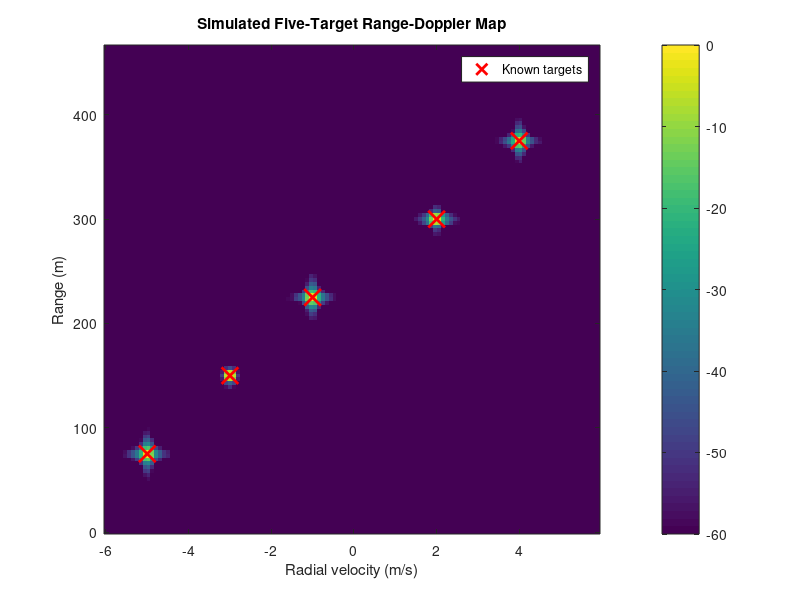

MATLAB code to generate this figure: (Note: this script raises an error after producing the figure.)
%% FiveTargetRadarEchoSimulator.m
% SARRS STUDIO
% Five-target radar echo simulation
%
% Processing:
%   1. Radar configuration
%   2. Five-target echo generation
%   3. Range FFT
%   4. Doppler FFT
%   5. Range-Doppler map
%   6. 2D CA-CFAR
%   7. Local peak detection
%   8. Physical coordinate conversion
%   9. Target validation
%
% Required file:
%   CA_CFAR_2D.m
%
% Keep CA_CFAR_2D.m in the same folder.

clc;
clear;
close all;

rng(10);

%% ============================================================
% 1. RADAR CONFIGURATION
% =============================================================

Radar = struct;

Radar.PRF        = 800;       % Pulse repetition frequency, Hz
Radar.SampleRate = 10e6;      % Fast-time sample rate, Hz
Radar.Wavelength = 0.03;      % Carrier wavelength, m
Radar.c          = 3e8;       % Speed of light, m/s

%% ============================================================
% 2. SIMULATION PARAMETERS
% =============================================================

NFastTime = 256;              % Fast-time samples per pulse
NPulses   = 128;              % Number of coherent pulses

NoiseSigma = 0.03;            % Complex noise level

%% ============================================================
% 3. FIVE TARGET DEFINITIONS
% =============================================================

TargetRanges_m = [75 150 225 300 375];

TargetVelocities_mps = [-5 -3 -1 2 4];

TargetAmplitudes = [1.00 0.95 0.90 0.85 0.80];

NumberOfTargets = numel(TargetRanges_m);

%% ============================================================
% 4. TIME AXES
% =============================================================

FastTime = ...
    (0:NFastTime-1) / Radar.SampleRate;

SlowTime = ...
    (0:NPulses-1) / Radar.PRF;

%% ============================================================
% 5. SIMPLIFIED RANGE MODEL
% ============================================================
%
% This is a simplified FMCW-like model.
% It is suitable for algorithm development and simulation.
%
% Maximum simulated range = 1.25 times the largest target range.

MaximumSimulationRange_m = ...
    1.25 * max(TargetRanges_m);

RangeBinScale_Hz_per_m = ...
    Radar.SampleRate / ...
    (2 * MaximumSimulationRange_m);

%% ============================================================
% 6. GENERATE COMPLEX RECEIVED DATA
% =============================================================

ReceivedData = ...
    NoiseSigma/sqrt(2) * ...
    (randn(NFastTime,NPulses) + ...
     1i*randn(NFastTime,NPulses));

for k = 1:NumberOfTargets

    TargetRange = TargetRanges_m(k);

    TargetVelocity = ...
        TargetVelocities_mps(k);

    TargetAmplitude = ...
        TargetAmplitudes(k);

    % Simplified range beat frequency
    RangeFrequency_Hz = ...
        TargetRange * RangeBinScale_Hz_per_m;

    % Doppler frequency
    DopplerFrequency_Hz = ...
        2 * TargetVelocity / Radar.Wavelength;

    % Range phase
    RangePhase = ...
        2*pi*RangeFrequency_Hz*FastTime(:);

    % Doppler phase
    DopplerPhase = ...
        2*pi*DopplerFrequency_Hz*SlowTime;

    % Separable target signal
    TargetSignal = ...
        TargetAmplitude * ...
        exp(1i*RangePhase) * ...
        exp(1i*DopplerPhase);

    ReceivedData = ...
        ReceivedData + TargetSignal;

end

%% ============================================================
% 7. APPLY WINDOWS
% =============================================================

RangeWindow = hann(NFastTime);

DopplerWindow = hann(NPulses).';

WindowedData = ...
    ReceivedData .* RangeWindow;

WindowedData = ...
    WindowedData .* DopplerWindow;

%% ============================================================
% 8. RANGE FFT
% =============================================================

RangeFFTFull = ...
    fft(WindowedData, NFastTime, 1);

% Keep positive range-frequency half
NRangeBins = floor(NFastTime/2);

RangeFFT = ...
    RangeFFTFull(1:NRangeBins,:);

%% ============================================================
% 9. DOPPLER FFT
% =============================================================

RangeDopplerComplex = ...
    fftshift( ...
    fft(RangeFFT, NPulses, 2), ...
    2);

%% ============================================================
% 10. POWER MAP
% =============================================================

RangeDopplerPower = ...
    abs(RangeDopplerComplex).^2;

MaximumPower = ...
    max(RangeDopplerPower(:));

RangeDopplerPowerNormalized = ...
    RangeDopplerPower / MaximumPower;

RangeDopplerPower_dB = ...
    10*log10(RangeDopplerPowerNormalized + eps);

%% ============================================================
% 11. PHYSICAL AXES
% =============================================================

% Range-frequency axis
RangeFrequencyAxis_Hz = ...
    (0:NRangeBins-1) * ...
    Radar.SampleRate / NFastTime;

% Simplified physical range axis
RangeAxis_m = ...
    RangeFrequencyAxis_Hz / ...
    RangeBinScale_Hz_per_m;

% Doppler-frequency axis
DopplerAxis_Hz = ...
    (-NPulses/2:NPulses/2-1) * ...
    Radar.PRF / NPulses;

% Velocity axis
VelocityAxis_mps = ...
    DopplerAxis_Hz * ...
    Radar.Wavelength / 2;

%% ============================================================
% 12. DISPLAY RANGE-DOPPLER MAP
% =============================================================

figure;

imagesc( ...
    VelocityAxis_mps, ...
    RangeAxis_m, ...
    RangeDopplerPower_dB);

axis xy;
colorbar;
caxis([-60 0]);

xlabel('Radial velocity (m/s)');
ylabel('Range (m)');
title('Simulated Five-Target Range-Doppler Map');

hold on;

plot( ...
    TargetVelocities_mps, ...
    TargetRanges_m, ...
    'rx', ...
    'MarkerSize', 12, ...
    'LineWidth', 2);

legend('Known targets');

hold off;

%% ============================================================
% 13. CA-CFAR CONFIGURATION
% =============================================================

TrainingCells = 8;
GuardCells = 2;
ThresholdFactor = 14;

%% ============================================================
% 14. CHECK CA-CFAR FUNCTION
% =============================================================

if exist('CA_CFAR_2D','file') ~= 2

    error([ ...
        'CA_CFAR_2D.m was not found. ', ...
        'Place CA_CFAR_2D.m in the current folder or MATLAB path.' ...
        ]);

end

%% ============================================================
% 15. RUN 2D CA-CFAR
% =============================================================

DetectionMap = ...
    CA_CFAR_2D( ...
    RangeDopplerPower, ...
    TrainingCells, ...
    GuardCells, ...
    ThresholdFactor);

%% ============================================================
% 16. LOCAL PEAK DETECTION
% =============================================================

DetectionMapPeak = ...
    false(size(DetectionMap));

[NumberOfRows, NumberOfColumns] = ...
    size(DetectionMap);

for r = 2:NumberOfRows-1

    for d = 2:NumberOfColumns-1

        if DetectionMap(r,d)

            LocalWindow = ...
                RangeDopplerPower( ...
                r-1:r+1, ...
                d-1:d+1);

            CenterPower = ...
                RangeDopplerPower(r,d);

            if CenterPower == max(LocalWindow(:))

                DetectionMapPeak(r,d) = true;

            end

        end

    end

end

%% ============================================================
% 17. EXTRACT DETECTION BINS
% =============================================================

[PeakRangeBins, PeakDopplerBins] = ...
    find(DetectionMapPeak);

%% ============================================================
% 18. CONVERT DETECTIONS TO PHYSICAL VALUES
% =============================================================

DetectedRanges_m = ...
    RangeAxis_m(PeakRangeBins);

DetectedDopplers_Hz = ...
    DopplerAxis_Hz(PeakDopplerBins);

DetectedVelocities_mps = ...
    DetectedDopplers_Hz * ...
    Radar.Wavelength / 2;

DetectedPowers = ...
    RangeDopplerPower(DetectionMapPeak);

%% ============================================================
% 19. CREATE DETECTION TABLE
% =============================================================

DetectionPhysicalTable = ...
    table( ...
    PeakRangeBins(:), ...
    PeakDopplerBins(:), ...
    DetectedRanges_m(:), ...
    DetectedDopplers_Hz(:), ...
    DetectedVelocities_mps(:), ...
    DetectedPowers(:), ...
    'VariableNames', ...
    { ...
    'RangeBin', ...
    'DopplerBin', ...
    'Range_m', ...
    'Doppler_Hz', ...
    'Velocity_mps', ...
    'Power' ...
    });

%% ============================================================
% 20. DISPLAY RESULT
% =============================================================

fprintf('\n');
fprintf('============================================\n');
fprintf('FIVE-TARGET RADAR ECHO SIMULATION RESULT\n');
fprintf('============================================\n');

fprintf('Fast-time samples : %d\n', NFastTime);
fprintf('Number of pulses  : %d\n', NPulses);
fprintf('PRF               : %.2f Hz\n', Radar.PRF);
fprintf('Sample rate       : %.2f MHz\n', ...
    Radar.SampleRate/1e6);

fprintf('Wavelength        : %.4f m\n', ...
    Radar.Wavelength);

fprintf('Training cells    : %d\n', ...
    TrainingCells);

fprintf('Guard cells       : %d\n', ...
    GuardCells);

fprintf('CFAR threshold    : %.2f\n', ...
    ThresholdFactor);

fprintf('Detected peaks    : %d\n', ...
    numel(PeakRangeBins));

fprintf('============================================\n');

disp(DetectionPhysicalTable);

%% ============================================================
% 21. PLOT CFAR DETECTIONS
% =============================================================

figure;

imagesc( ...
    VelocityAxis_mps, ...
    RangeAxis_m, ...
    DetectionMapPeak);

axis xy;
colorbar;

xlabel('Radial velocity (m/s)');
ylabel('Range (m)');
title('CA-CFAR Detection of Simulated Targets');

hold on;

plot( ...
    TargetVelocities_mps, ...
    TargetRanges_m, ...
    'rx', ...
    'MarkerSize', 14, ...
    'LineWidth', 3);

plot( ...
    DetectedVelocities_mps, ...
    DetectedRanges_m, ...
    'wo', ...
    'MarkerSize', 8, ...
    'LineWidth', 1.5);

legend( ...
    'Known targets', ...
    'Detected peaks');

hold off;

%% ============================================================
% 22. TARGET VALIDATION
% =============================================================

fprintf('\n');
fprintf('============================================\n');
fprintf('TARGET DETECTION VALIDATION\n');
fprintf('============================================\n');

DetectionToleranceRange_m = 5;
DetectionToleranceVelocity_mps = 0.20;

TargetDetectedFlags = ...
    false(NumberOfTargets,1);

for k = 1:NumberOfTargets

    RangeError = ...
        abs(DetectedRanges_m - TargetRanges_m(k));

    VelocityError = ...
        abs(DetectedVelocities_mps - ...
            TargetVelocities_mps(k));

    MatchingDetection = ...
        (RangeError <= DetectionToleranceRange_m) & ...
        (VelocityError <= DetectionToleranceVelocity_mps);

    TargetDetectedFlags(k) = ...
        any(MatchingDetection);

    fprintf( ...
        'Target %d: Range = %.2f m, ', ...
        k, TargetRanges_m(k));

    fprintf( ...
        'Velocity = %.2f m/s, Detected = %d\n', ...
        TargetVelocities_mps(k), ...
        TargetDetectedFlags(k));

end

NumberOfTargetsDetected = ...
    sum(TargetDetectedFlags);

NumberOfFalseAlarms = ...
    numel(PeakRangeBins) - NumberOfTargetsDetected;

fprintf('--------------------------------------------\n');
fprintf('Targets injected : %d\n', NumberOfTargets);
fprintf('Targets detected : %d\n', NumberOfTargetsDetected);
fprintf('False alarms     : %d\n', NumberOfFalseAlarms);
fprintf('Total peaks      : %d\n', numel(PeakRangeBins));
fprintf('============================================\n');

if NumberOfTargetsDetected == NumberOfTargets

    fprintf('CFAR TARGET DETECTION: PASS\n');

else

    fprintf('CFAR TARGET DETECTION: CHECK REQUIRED\n');

end

%% ============================================================
% 23. EXPORT VARIABLES TO MATLAB WORKSPACE
% =============================================================

assignin('base','Radar',Radar);

assignin('base','ReceivedData',ReceivedData);
assignin('base','WindowedData',WindowedData);

assignin('base','RangeFFT',RangeFFT);
assignin('base','RangeDopplerComplex',RangeDopplerComplex);

assignin('base','RangeDopplerPower',RangeDopplerPower);
assignin('base','RangeDopplerPowerNormalized', ...
    RangeDopplerPowerNormalized);

assignin('base','RangeDopplerPower_dB', ...
    RangeDopplerPower_dB);

assignin('base','RangeAxis_m',RangeAxis_m);
assignin('base','DopplerAxis_Hz',DopplerAxis_Hz);
assignin('base','VelocityAxis_mps',VelocityAxis_mps);

assignin('base','DetectionMap',DetectionMap);
assignin('base','DetectionMapPeak',DetectionMapPeak);

assignin('base','PeakRangeBins',PeakRangeBins);
assignin('base','PeakDopplerBins',PeakDopplerBins);

assignin('base','DetectedRanges_m',DetectedRanges_m);
assignin('base','DetectedDopplers_Hz',DetectedDopplers_Hz);
assignin('base','DetectedVelocities_mps', ...
    DetectedVelocities_mps);

assignin('base','DetectedPowers',DetectedPowers);
assignin('base','DetectionPhysicalTable', ...
    DetectionPhysicalTable);

assignin('base','TargetRanges_m',TargetRanges_m);
assignin('base','TargetVelocities_mps', ...
    TargetVelocities_mps);

assignin('base','TargetAmplitudes',TargetAmplitudes);

fprintf('\n');
fprintf('Simulation variables exported to MATLAB workspace.\n');
